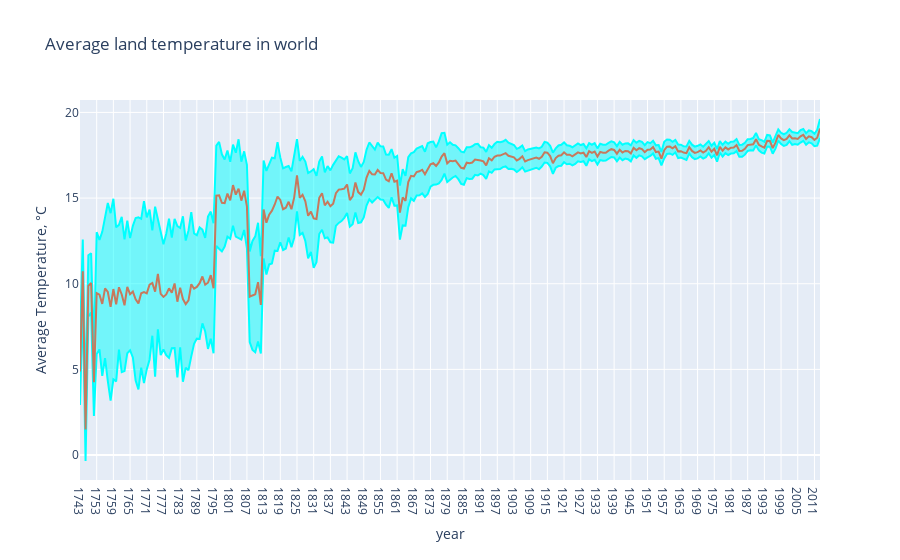

The notebook cell saved with this chart:
### Code cell
for year in years:
    mean_temp_world.append(df_temp[df_temp['dt'].apply(
        lambda x: x[:4]) == year]['AverageTemperature'].mean())
    mean_temp_world_uncertainty.append(df_temp[df_temp['dt'].apply(
                lambda x: x[:4]) == year]['AverageTemperatureUncertainty'].mean())

trace0 = go.Scatter(
    x = years, 
    y = np.array(mean_temp_world) + np.array(mean_temp_world_uncertainty),
    fill= None,
    mode='lines',
    name='Uncertainty top',
    line=dict(
        color='rgb(0, 255, 255)',
    )
)
trace1 = go.Scatter(
    x = years, 
    y = np.array(mean_temp_world) - np.array(mean_temp_world_uncertainty),
    fill='tonexty',
    mode='lines',
    name='Uncertainty bot',
    line=dict(
        color='rgb(0, 255, 255)',
    )
)

trace2 = go.Scatter(
    x = years, 
    y = mean_temp_world,
    name='Average Temperature',
    line=dict(
        color='rgb(199, 121, 093)',
    )
)
data = [trace0, trace1, trace2]

layout = go.Layout(
    xaxis=dict(title='year'),
    yaxis=dict(title='Average Temperature, °C'),
    title='Average land temperature in world',
    showlegend = False)

fig = go.Figure(data=data, layout=layout)
py.iplot(fig)

### Figure 1 — Plotly figure (JSON) as saved in the notebook; plotly's stock layout.template omitted (floating-point values rounded to 4 significant figures; data arrays with more than 128 entries replaced by an {"elided": "..."} marker saying what was removed)
{"data": [{"line": {"color": "rgb(0, 255, 255)"}, "mode": "lines", "name": "Uncertainty top", "type": "scatter", "x": {"elided": "267 str values"}, "y": {"elided": "267 float values"}}, {"fill": "tonexty", "line": {"color": "rgb(0, 255, 255)"}, "mode": "lines", "name": "Uncertainty bot", "type": "scatter", "x": {"elided": "267 str values"}, "y": {"elided": "267 float values"}}, {"line": {"color": "rgb(199, 121, 093)"}, "name": "Average Temperature", "type": "scatter", "x": {"elided": "267 str values"}, "y": {"elided": "267 float values"}}], "layout": {"showlegend": false, "title": {"text": "Average land temperature in world"}, "xaxis": {"title": {"text": "year"}}, "yaxis": {"title": {"text": "Average Temperature, °C"}}}}
